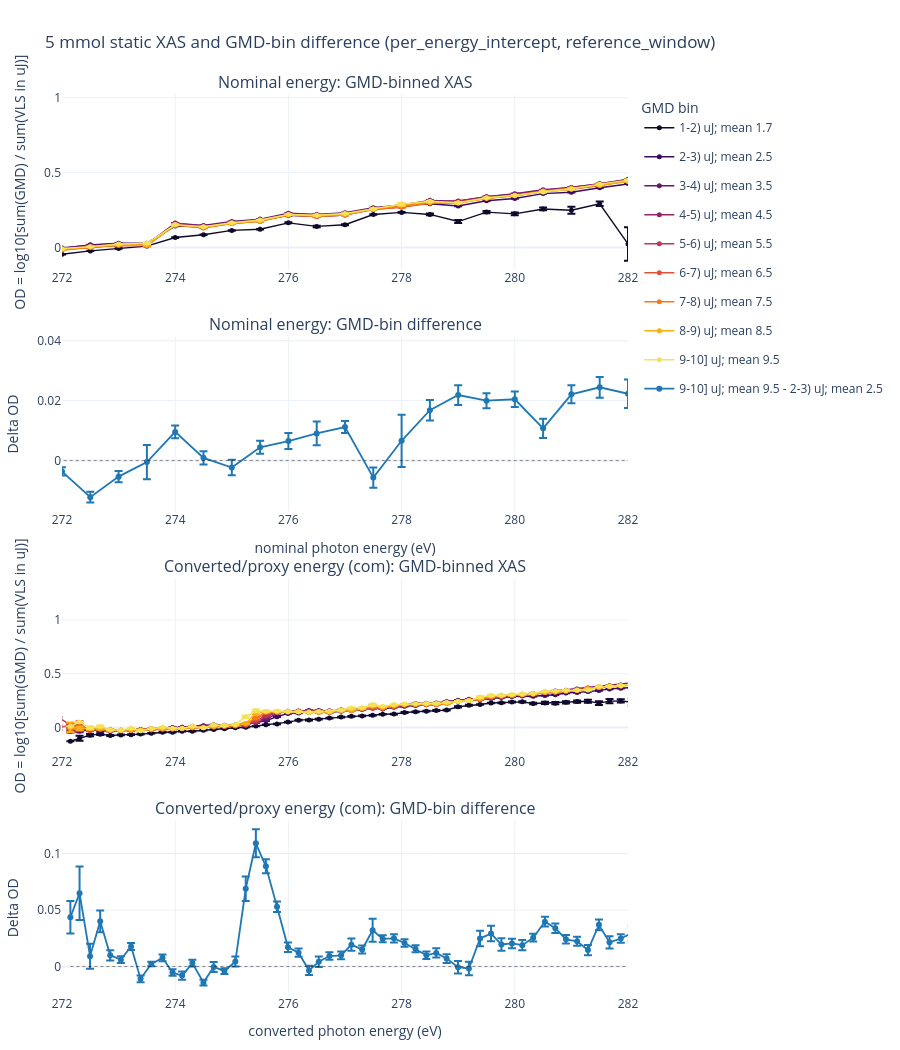

The notebook cell this image was saved under:
### Code cell
fig_plotly = txas.plot_xas_with_gmd_difference_plotly(
    result,
    bin_a=DIFF_BIN_A,
    bin_b=DIFF_BIN_B,
    nominal_xlim=PLOTLY_NOMINAL_XLIM,
    converted_xlim=PLOTLY_CONVERTED_XLIM,
    xas_nominal_ylim=NOMINAL_XAS_YLIM,
    delta_nominal_ylim=NOMINAL_DELTA_YLIM,
    xas_converted_ylim=CONVERTED_XAS_YLIM,
    delta_converted_ylim=CONVERTED_DELTA_YLIM,
    show_errorbars=SHOW_ERRORBARS,
)
fig_plotly
